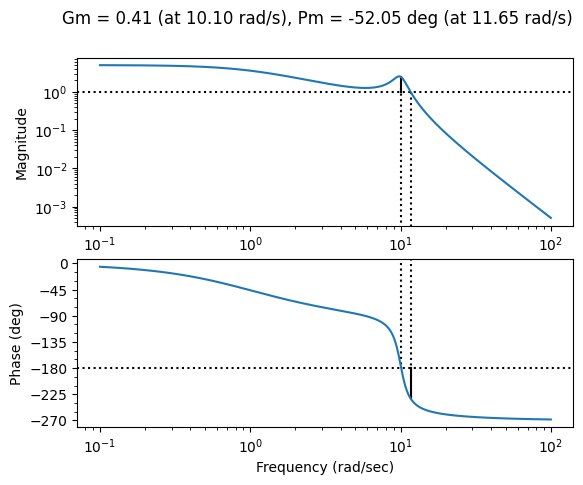

Recreate this plot in Python.
import math
import numpy as np
import control as ct
import matplotlib.pyplot as plt

omega_n = 10
zeta = 0.1

s = ct.tf('s')
G = 5 / (1 + s) / (1 + 2 * zeta / omega_n * s + s**2 / omega_n**2)

# G(s) Bode plot
plt.figure()
ct.bode_plot(G, margins=True)
plt.show()

# G(s) step response
plt.figure()
t, y = ct.step_response(G / (1 + G))
plt.plot(t, y)
plt.show()

omega_c = 10**1

# We don't rely on C_1 to control the steady-state error
C_1 = 1

pole_1 = 10**0
pole_2 = 10**2
L_star = 5 / ((1 + (s / pole_1)) * (1 + (s / pole_2))**2)
C_2 = L_star * (1 / G)

alpha = 10
mu = 2 * alpha  # the two here is a tunable parameter to control how much to increase steady-state gain
T = 10 / omega_c

c = mu / alpha
C_3 = c + (c / T) * (1 / s)

C = C_1 * C_2 * C_3

# C(s) Bode plot
plt.figure()
ct.bode_plot(C * G, margins=True)
plt.show()

# C(s) step response
plt.figure()
t, y = ct.step_response((C * G) / (1 + (C * G)))
plt.plot(t, y)
plt.show()

# time idx at t = 0.5
idx = np.argmin(np.abs(t - 0.5))

print(f'Overshoot: {1 - max(y)}')
print(f"Max error after settling point (t = 0.5): {max(np.abs(y[idx:] - 1))}")
print(f"Steady-state error: {np.abs(y[-1] - 1)}")

# Prints out:
# Overshoot: -2.8851916411554157e-08
# Max error after settling point (t = 0.5): 0.0019246920997199046
# Steady-state error: 2.1373960601422937e-08
